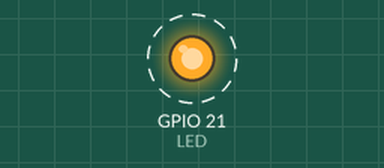
A sketch run on a simulated ESP8266 (NodeMCU). Parts: output pins drawn as LEDs (lit = HIGH). Dashed ring = blinking. WiFi joins after 1.5 s; servers stay silent unless stated; what the sketch prints to the serial monitor is not drawn.

Above: at 1.55 s.
Timing chart, 0 to 4.5 s (numbered marks = the images above):
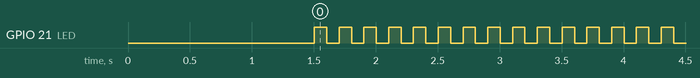

Measured:
- by itself, GPIO 21 (LED): alternates HIGH for 0.10 s and LOW for 0.10 s

The sketch:

7_31_S3-RTOS_OTA.ino
```cpp
#define ESP32_RTOS
#include "src/OTA.h"
#define LED 21
void setup() {
  Serial.begin(115200);
  Serial.println("Booting");
  setupOTA("kick_Sketch", "Buffalo-G-7900", "46uppwbxjnnnr");
  // Your setup code
  pinMode(LED,OUTPUT);
}

void loop() {
  // Your code here
  digitalWrite(LED,HIGH);
  delay(100);
  digitalWrite(LED,LOW);
  delay(100);
}
```

OTA.h
```cpp
#ifdef ESP32
#include <WiFi.h>
#include <ESPmDNS.h>
#else
#include <ESP8266WiFi.h>
#include <ESP8266mDNS.h>
#endif

#include <WiFiUdp.h>
#include <ArduinoOTA.h>

#if defined(ESP32_RTOS) && defined(ESP32)
void ota_handle( void * parameter ) {
  for (;;) {
    ArduinoOTA.handle();
    delay(3500);
  }
}
#endif

void setupOTA(const char* nameprefix, const char* ssid, const char* password) {
  // Configure the hostname
  uint16_t maxlen = strlen(nameprefix) + 7;
  char *fullhostname = new char[maxlen];
  uint8_t mac[6];
  WiFi.macAddress(mac);
  snprintf(fullhostname, maxlen, "%s-%02x%02x%02x", nameprefix, mac[3], mac[4], mac[5]);
  ArduinoOTA.setHostname(fullhostname);
  delete[] fullhostname;

  // Configure and start the WiFi station
  WiFi.mode(WIFI_STA);
  WiFi.begin(ssid, password);

  // Wait for connection
  while (WiFi.waitForConnectResult() != WL_CONNECTED) {
    Serial.println("Connection Failed! Rebooting...");
    delay(5000);
    ESP.restart();
  }

  ArduinoOTA.onStart([]() {
	//NOTE: make .detach() here for all functions called by Ticker.h library - not to interrupt transfer process in any way.
    String type;
    if (ArduinoOTA.getCommand() == U_FLASH)
      type = "sketch";
    else // U_SPIFFS
      type = "filesystem";

    // NOTE: if updating SPIFFS this would be the place to unmount SPIFFS using SPIFFS.end()
    Serial.println("Start updating " + type);
  });

  ArduinoOTA.onEnd([]() {
    Serial.println("\nEnd");
  });

  ArduinoOTA.onProgress([](unsigned int progress, unsigned int total) {
    Serial.printf("Progress: %u%%\r", (progress / (total / 100)));
  });

  ArduinoOTA.onError([](ota_error_t error) {
    Serial.printf("Error[%u]: ", error);
    if (error == OTA_AUTH_ERROR) Serial.println("\nAuth Failed");
    else if (error == OTA_BEGIN_ERROR) Serial.println("\nBegin Failed");
    else if (error == OTA_CONNECT_ERROR) Serial.println("\nConnect Failed");
    else if (error == OTA_RECEIVE_ERROR) Serial.println("\nReceive Failed");
    else if (error == OTA_END_ERROR) Serial.println("\nEnd Failed");
  });

  ArduinoOTA.begin();

  Serial.println("OTA Initialized");
  Serial.print("IP address: ");
  Serial.println(WiFi.localIP());

#if defined(ESP32_RTOS) && defined(ESP32)
  xTaskCreate(
    ota_handle,          /* Task function. */
    "OTA_HANDLE",        /* String with name of task. */
    10000,            /* Stack size in bytes. */
    NULL,             /* Parameter passed as input of the task */
    1,                /* Priority of the task. */
    NULL);            /* Task handle. */
#endif
}
```
